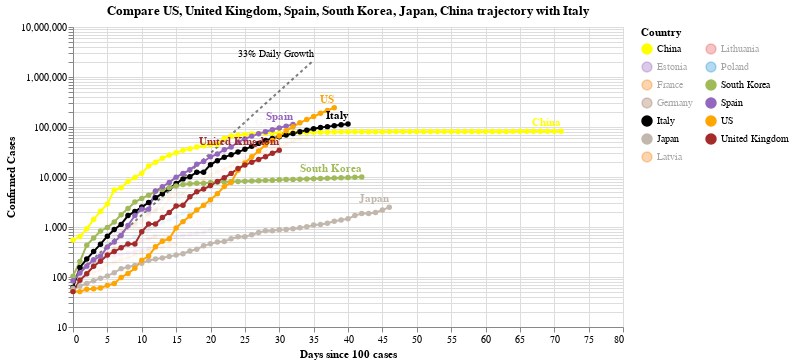

Notebook code cell kept with this figure:
### Code cell
#hide_input
chart2 = make_since_chart(['US', 'United Kingdom', 'Spain', 'South Korea', 'Japan', 'China'])
chart2

### Figure 1 — Vega-Lite specification as saved in the notebook (floating-point values rounded to 4 significant figures; data arrays with more than 128 entries replaced by an {"elided": "..."} marker saying what was removed)
{"config": {"view": {"continuousWidth": 400, "continuousHeight": 300}}, "layer": [{"mark": {"type": "line", "color": "black", "opacity": 0.5, "strokeDash": [3, 3]}, "encoding": {"x": {"type": "quantitative", "field": "Days since 100 cases"}, "y": {"type": "quantitative", "field": "Confirmed Cases"}}}, {"mark": {"type": "text", "align": "right", "dy": -6, "fontSize": 10, "text": "33% Daily Growth"}, "encoding": {"x": {"type": "quantitative", "field": "Days since 100 cases"}, "y": {"type": "quantitative", "field": "Confirmed Cases"}}, "transform": [{"filter": "(datum['Days since 100 cases'] >= 35)"}]}, {"data": {"name": "data-5325ae92dd911d83e649876d2d40ae6c"}, "mark": {"type": "line", "point": true}, "encoding": {"color": {"type": "nominal", "field": "Country", "legend": {"columns": 2}, "scale": {"domain": ["China", "Estonia", "France", "Germany", "Italy", "Japan", "Latvia", "Lithuania", "Poland", "South Korea", "Spain", "US", "United Kingdom"], "range": ["yellow", "#9467bd", "#F58518", "#9D755D", "black", "#C1B7AD", "#F58518", "#E45756", "#2495D3", "#A1BA59", "#9467bd", "orange", "brown"]}}, "opacity": {"condition": {"value": 1, "selection": "selector005"}, "value": 0.05}, "tooltip": [{"type": "nominal", "field": "Country"}, {"type": "temporal", "field": "Date"}, {"type": "quantitative", "field": "Confirmed Cases"}, {"type": "quantitative", "field": "Days since 100 cases"}], "x": {"type": "quantitative", "field": "Days since 100 cases"}, "y": {"type": "quantitative", "field": "Confirmed Cases", "scale": {"type": "log"}}}, "selection": {"selector005": {"type": "multi", "fields": ["Country"], "bind": "legend", "init": [{"Country": "US"}, {"Country": "United Kingdom"}, {"Country": "Spain"}, {"Country": "South Korea"}, {"Country": "Japan"}, {"Country": "China"}, {"Country": "Italy"}]}}, "width": 550}, {"data": {"name": "data-5325ae92dd911d83e649876d2d40ae6c"}, "mark": {"type": "text", "align": "right", "dy": -8, "fontWeight": "bold"}, "encoding": {"color": {"type": "nominal", "field": "Country", "legend": {"columns": 2}, "scale": {"domain": ["China", "Estonia", "France", "Germany", "Italy", "Japan", "Latvia", "Lithuania", "Poland", "South Korea", "Spain", "US", "United Kingdom"], "range": ["yellow", "#9467bd", "#F58518", "#9D755D", "black", "#C1B7AD", "#F58518", "#E45756", "#2495D3", "#A1BA59", "#9467bd", "orange", "brown"]}}, "opacity": {"condition": {"value": 1, "selection": "selector005"}, "value": 0.05}, "text": {"type": "nominal", "field": "Country"}, "tooltip": [{"type": "nominal", "field": "Country"}, {"type": "temporal", "field": "Date"}, {"type": "quantitative", "field": "Confirmed Cases"}, {"type": "quantitative", "field": "Days since 100 cases"}], "x": {"type": "quantitative", "field": "Days since 100 cases"}, "y": {"type": "quantitative", "field": "Confirmed Cases", "scale": {"type": "log"}}}, "transform": [{"filter": "(datum['Date'] >= 1585785600000)"}], "width": 550}], "data": {"name": "data-c1a3bbf4dd040f2e7e8e7a69520e3c2a"}, "title": "Compare US, United Kingdom, Spain, South Korea, Japan, China trajectory with Italy", "$schema": "https://vega.github.io/schema/vega-lite/v4.0.2.json", "datasets": {"data-c1a3bbf4dd040f2e7e8e7a69520e3c2a": [{"Days since 100 cases": 0, "Confirmed Cases": 100.0}, {"Days since 100 cases": 1, "Confirmed Cases": 133.0}, {"Days since 100 cases": 2, "Confirmed Cases": 176.9}, {"Days since 100 cases": 3, "Confirmed Cases": 235.3}, {"Days since 100 cases": 4, "Confirmed Cases": 312.9}, {"Days since 100 cases": 5, "Confirmed Cases": 416.2}, {"Days since 100 cases": 6, "Confirmed Cases": 553.5}, {"Days since 100 cases": 7, "Confirmed Cases": 736.1}, {"Days since 100 cases": 8, "Confirmed Cases": 979.1}, {"Days since 100 cases": 9, "Confirmed Cases": 1302.0}, {"Days since 100 cases": 10, "Confirmed Cases": 1732.0}, {"Days since 100 cases": 11, "Confirmed Cases": 2303.0}, {"Days since 100 cases": 12, "Confirmed Cases": 3064.0}, {"Days since 100 cases": 13, "Confirmed Cases": 4074.0}, {"Days since 100 cases": 14, "Confirmed Cases": 5419.0}, {"Days since 100 cases": 15, "Confirmed Cases": 7207.0}, {"Days since 100 cases": 16, "Confirmed Cases": 9586.0}, {"Days since 100 cases": 17, "Confirmed Cases": 12750.0}, {"Days since 100 cases": 18, "Confirmed Cases": 16960.0}, {"Days since 100 cases": 19, "Confirmed Cases": 22550.0}, {"Days since 100 cases": 20, "Confirmed Cases": 29990.0}, {"Days since 100 cases": 21, "Confirmed Cases": 39890.0}, {"Days since 100 cases": 22, "Confirmed Cases": 53060.0}, {"Days since 100 cases": 23, "Confirmed Cases": 70560.0}, {"Days since 100 cases": 24, "Confirmed Cases": 93850.0}, {"Days since 100 cases": 25, "Confirmed Cases": 124800.0}, {"Days since 100 cases": 26, "Confirmed Cases": 166000.0}, {"Days since 100 cases": 27, "Confirmed Cases": 220800.0}, {"Days since 100 cases": 28, "Confirmed Cases": 293700.0}, {"Days since 100 cases": 29, "Confirmed Cases": 390600.0}, {"Days since 100 cases": 30, "Confirmed Cases": 519500.0}, {"Days since 100 cases": 31, "Confirmed Cases": 690900.0}, {"Days since 100 cases": 32, "Confirmed Cases": 918900.0}, {"Days since 100 cases": 33, "Confirmed Cases": 1222000.0}, {"Days since 100 cases": 34, "Confirmed Cases": 1625000.0}, {"Days since 100 cases": 35, "Confirmed Cases": 2162000.0}], "data-5325ae92dd911d83e649876d2d40ae6c": {"elided": "446 records"}}}
